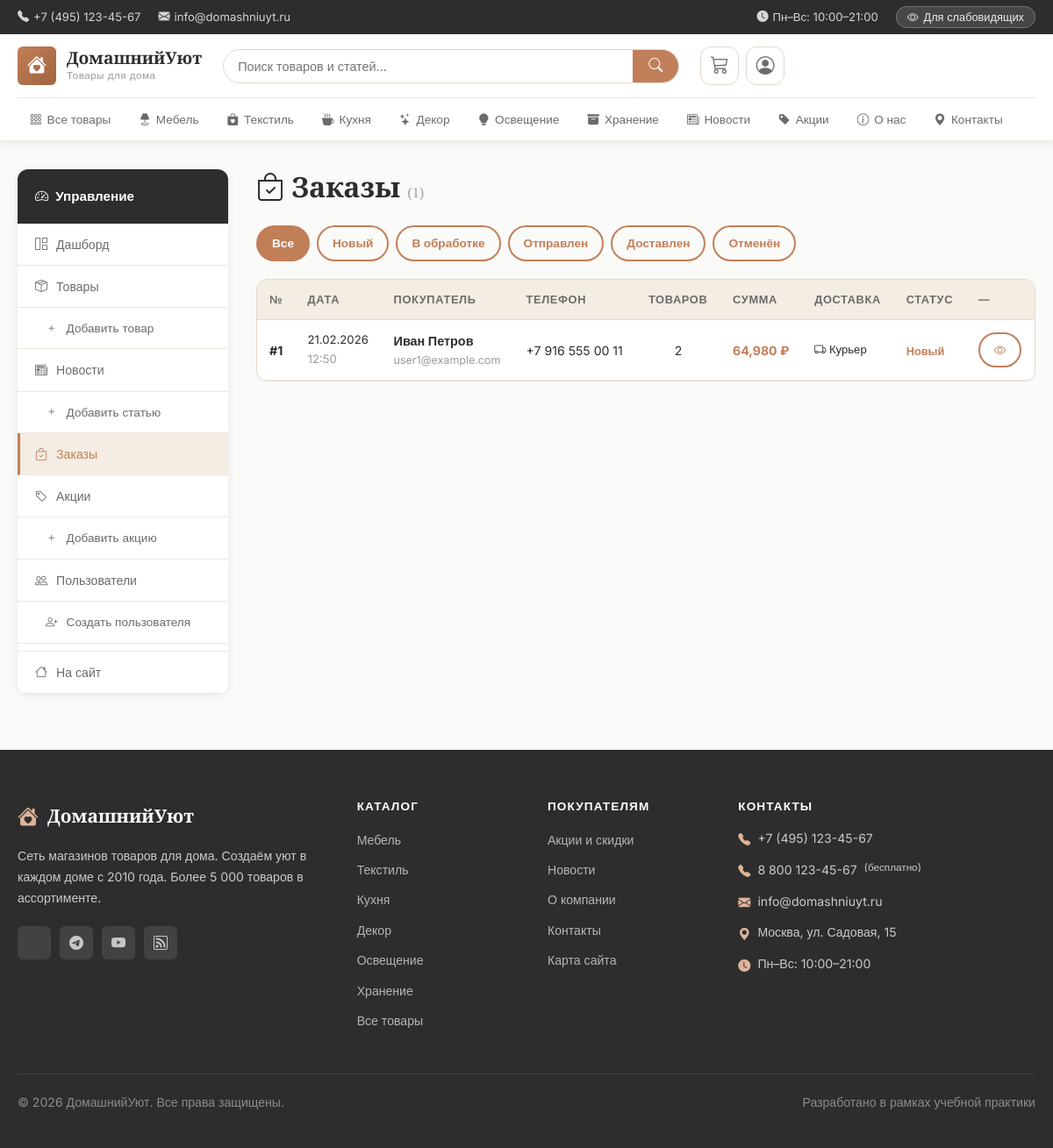
Page /admin/orders (signed in) on the committed database.
### app.py (models this page shows, shortened)
class Category(db.Model):
    __tablename__ = 'categories'
    id          = db.Column(db.Integer, primary_key=True)
    name        = db.Column(db.String(100), nullable=False)
    slug        = db.Column(db.String(100), unique=True, nullable=False)
    description = db.Column(db.Text)
    icon        = db.Column(db.String(50), default='bi-box')
    order       = db.Column(db.Integer, default=0)
    products = db.relationship('Product', backref='category', lazy=True)

class Order(db.Model):
    __tablename__ = 'orders'
    STATUS_NEW        = 'new'
    STATUS_PROCESSING = 'processing'
    STATUS_SHIPPED    = 'shipped'
    STATUS_DELIVERED  = 'delivered'
    STATUS_CANCELLED  = 'cancelled'
    STATUS_LABELS = {
        'new':        'Новый',
        'processing': 'В обработке',
        'shipped':    'Отправлен',
        'delivered':  'Доставлен',
        'cancelled':  'Отменён',
    }
    id             = db.Column(db.Integer, primary_key=True)
    user_id        = db.Column(db.Integer, db.ForeignKey('users.id'), nullable=True)
    full_name      = db.Column(db.String(200), nullable=False)
    phone          = db.Column(db.String(30),  nullable=False)
    email          = db.Column(db.String(200), nullable=False)
    delivery_type  = db.Column(db.String(20), default='courier')   # courier / pickup
    address        = db.Column(db.String(400))                      # для курьера
    payment_type   = db.Column(db.String(20), default='cash')      # cash / card / online
    comment        = db.Column(db.Text)
    total          = db.Column(db.Float, nullable=False, default=0)
    promo_code     = db.Column(db.String(50))
    status         = db.Column(db.String(20), default='new', nullable=False)
    created_at     = db.Column(db.DateTime, default=datetime.utcnow)
    items    = db.relationship('OrderItem', backref='order', lazy=True,
                               cascade='all, delete-orphan')
    customer = db.relationship('User', backref='orders', lazy=True)
    @property
    def status_label(self):
        return self.STATUS_LABELS.get(self.status, self.status)
    @property
    def items_count(self):
        return sum(i.qty for i in self.items)

class OrderItem(db.Model):
    __tablename__ = 'order_items'
    id           = db.Column(db.Integer, primary_key=True)
    order_id     = db.Column(db.Integer, db.ForeignKey('orders.id'), nullable=False)
    product_id   = db.Column(db.Integer, db.ForeignKey('products.id'), nullable=True)
    product_name = db.Column(db.String(200), nullable=False)   # копия на момент заказа
    price        = db.Column(db.Float, nullable=False)
    qty          = db.Column(db.Integer, nullable=False, default=1)
    product = db.relationship('Product', lazy=True)

### app.py (the view)
@app.route('/admin/orders')
@login_required
@manager_required
def admin_orders():
    status_filter = request.args.get('status', '')
    page          = request.args.get('page', 1, type=int)
    query = Order.query
    if status_filter:
        query = query.filter_by(status=status_filter)
    orders = query.order_by(Order.created_at.desc()).paginate(page=page, per_page=20, error_out=False)
    return render_template('admin_orders.html',
                           orders=orders,
                           status_filter=status_filter,
                           statuses=Order.STATUS_LABELS)

### app.py (called while the page is built)
@login_manager.user_loader
def load_user(user_id):
    return User.query.get(int(user_id))

def manager_required(f):
    @wraps(f)
    def decorated(*args, **kwargs):
        if not current_user.is_authenticated or not current_user.is_manager():
            abort(403)
        return f(*args, **kwargs)
    return decorated

@app.context_processor
def inject_globals():
    cats = Category.query.order_by(Category.order).all()
    cart = session.get('cart', {})
    cart_count = sum(cart.values()) if cart else 0
    return {
        'categories': cats,
        'cart_count': cart_count,
        'current_year': datetime.utcnow().year,
        'site_name': 'ДомашнийУют',
    }

    def is_admin(self) -> bool:
        return self.role == 'admin'

    def is_manager(self) -> bool:
        return self.role in ('admin', 'manager')

### templates/admin_orders.html (shortened to what this page needs)
{% extends 'base.html' %}
{% block content %}
<div class="container" style="padding-top:32px;padding-bottom:64px;">
  <div class="admin-layout">
    {% include '_admin_sidebar.html' %}
    <div>
      <div style="display:flex;align-items:center;justify-content:space-between;margin-bottom:24px;flex-wrap:wrap;gap:12px;">
        <h1 style="margin:0;">
          <i class="bi bi-bag-check" aria-hidden="true"></i> Заказы
          <span style="font-size:1rem;color:var(--text-muted);font-weight:400;">({{ orders.total }})</span>
        </h1>
      </div>
      <div style="display:flex;gap:8px;flex-wrap:wrap;margin-bottom:20px;">
        <a href="{{ url_for('admin_orders') }}"
           class="btn btn-sm {% if not status_filter %}btn-primary{% else %}btn-outline{% endif %}">
          Все
        </a>
        {% for key, label in statuses.items() %}
        <a href="{{ url_for('admin_orders', status=key) }}"
           class="btn btn-sm {% if status_filter == key %}btn-primary{% else %}btn-outline{% endif %}">
          {{ label }}
        </a>
        {% endfor %}
      </div>
      <div style="background:var(--bg-surface);border:1px solid var(--border);border-radius:var(--r-md);overflow:hidden;">
        <div style="overflow-x:auto;">
          <table class="data-table" aria-label="Список заказов">
            <thead>
              <tr>
                <th scope="col">№</th>
                <th scope="col">Дата</th>
                <th scope="col">Покупатель</th>
                <th scope="col">Телефон</th>
                <th scope="col">Товаров</th>
                <th scope="col">Сумма</th>
                <th scope="col">Доставка</th>
                <th scope="col">Статус</th>
                <th scope="col">—</th>
              </tr>
            </thead>
            <tbody>
              {% for order in orders.items %}
              <tr>
                <td style="font-weight:700;">#{{ order.id }}</td>
                <td style="font-size:.82rem;white-space:nowrap;">
                  {{ order.created_at.strftime('%d.%m.%Y') }}<br>
                  <span style="color:var(--text-muted);">{{ order.created_at.strftime('%H:%M') }}</span>
                </td>
                <td>
                  <div style="font-weight:600;font-size:.9rem;">{{ order.full_name }}</div>
                  <div style="font-size:.78rem;color:var(--text-muted);">{{ order.email }}</div>
                </td>
                <td style="font-size:.88rem;white-space:nowrap;">{{ order.phone }}</td>
                <td style="text-align:center;">{{ order.items_count }}</td>
                <td style="font-weight:700;white-space:nowrap;color:var(--primary);">
                  {{ '{:,.0f}'.format(order.total) }} ₽
                </td>
                <td style="font-size:.82rem;">
                  {% if order.delivery_type == 'pickup' %}
                  <i class="bi bi-shop" aria-hidden="true"></i> Самовывоз
                  {% else %}
                  <i class="bi bi-truck" aria-hidden="true"></i> Курьер
                  {% endif %}
                </td>
                <td>
                  {% set status_colors = {'new':'var(--primary)','processing':'#1976D2','shipped':'#E65100','delivered':'var(--success)','cancelled':'var(--danger)'} %}
                  <span style="font-size:.8rem;font-weight:600;color:{{ status_colors.get(order.status,'var(--text-muted)') }};">
                    {{ order.status_label }}
                  </span>
                </td>
                <td>
                  <a href="{{ url_for('admin_order_detail', order_id=order.id) }}"
                     class="btn btn-outline btn-sm"
                     aria-label="Открыть заказ №{{ order.id }}">
                    <i class="bi bi-eye" aria-hidden="true"></i>
                  </a>
                </td>
              </tr>
              {% else %}
              <tr>
                <td colspan="9" style="text-align:center;padding:32px;color:var(--text-muted);">
                  {% if status_filter %}Заказов с таким статусом нет{% else %}Заказов пока нет{% endif %}
                </td>
              </tr>
              {% endfor %}
            </tbody>
          </table>
        </div>
      </div>
    </div>
  </div>
</div>
{% endblock %}

### templates/base.html (shortened to what this page needs)
<!DOCTYPE html>
<html lang="ru">
<head>
  <link rel="stylesheet" href="https://cdn.jsdelivr.net/npm/bootstrap-icons@1.11.3/font/bootstrap-icons.css">
  <link rel="stylesheet" href="{{ url_for('static', filename='css/main.css') }}?v=3" id="main-css">
  <link rel="stylesheet" href="{{ url_for('static', filename='css/accessibility.css') }}?v=3" id="access-css" disabled>
</head>
<body class="standard-theme">
<header class="site-header" role="banner">
  <div class="header-top">
    <div class="container">
      <div class="header-top-inner">
        <div class="header-contacts">
          <a href="tel:+74951234567" aria-label="Позвонить">
            <i class="bi bi-telephone-fill" aria-hidden="true"></i> +7 (495) 123-45-67
          </a>
          <a href="mailto:info@domashniuyt.ru" aria-label="Написать письмо">
            <i class="bi bi-envelope-fill" aria-hidden="true"></i> info@domashniuyt.ru
          </a>
        </div>
        <div class="header-top-links">
          <span class="work-hours">
            <i class="bi bi-clock-fill" aria-hidden="true"></i> Пн–Вс: 10:00–21:00
          </span>
          <button class="theme-toggle" id="themeToggle" onclick="toggleTheme()"
                  aria-label="Переключить тему для слабовидящих" type="button">
            <i class="bi bi-eye" aria-hidden="true"></i>
            <span class="toggle-text">Для слабовидящих</span>
          </button>
        </div>
      </div>
    </div>
  </div>
  <nav class="main-nav" role="navigation" aria-label="Основное меню">
    <div class="container">
      <div class="nav-inner">
        <a href="{{ url_for('index') }}" class="logo" aria-label="ДомашнийУют — главная страница">
          <div class="logo-icon" aria-hidden="true">
            <i class="bi bi-house-heart-fill"></i>
          </div>
          <div class="logo-text">
            <span class="logo-name">{{ site_name }}</span>
            <span class="logo-tagline">Товары для дома</span>
          </div>
        </a>
        <div class="nav-search" role="search">
          <form action="{{ url_for('search') }}" method="GET" class="search-form"
                aria-label="Поиск по сайту">
            <input type="text" name="q" id="searchInput"
                   placeholder="Поиск товаров и статей..."
                   autocomplete="off"
                   value="{{ request.args.get('q', '') }}"
                   aria-autocomplete="list"
                   aria-controls="searchSuggestions">
            <button type="submit" aria-label="Найти">
              <i class="bi bi-search" aria-hidden="true"></i>
            </button>
          </form>
        </div>
        <div class="nav-actions">
          <a href="{{ url_for('cart_view') }}" class="nav-action" aria-label="Корзина{% if cart_count %}: {{ cart_count }} товар(ов){% endif %}">
            <i class="bi bi-cart3" aria-hidden="true"></i>
          </a>
          {% if current_user.is_authenticated %}
          <div class="nav-user-menu" id="userMenuWrap">
            <button class="nav-action user-btn" type="button"
                    id="userMenuBtn"
                    aria-label="Меню пользователя {{ current_user.username }}"
                    aria-haspopup="true"
                    aria-expanded="false">
              <i class="bi bi-person-circle" aria-hidden="true"></i>
            </button>
          </div>
          {% else %}
          <a href="{{ url_for('login') }}" class="nav-action" aria-label="Войти в аккаунт">
            <i class="bi bi-person" aria-hidden="true"></i>
          </a>
          {% endif %}
        </div>
      </div>
      <div class="category-nav" id="categoryNav" role="navigation" aria-label="Категории товаров">
        <ul class="category-menu">
          <li>
            <a href="{{ url_for('catalog') }}"
               {% if request.endpoint == 'catalog' and not request.view_args.get('category_slug') %}class="active"{% endif %}>
              <i class="bi bi-grid-3x3-gap" aria-hidden="true"></i> Все товары
            </a>
          </li>
          {% for cat in categories %}
          <li>
            <a href="{{ url_for('catalog', category_slug=cat.slug) }}"
               {% if request.view_args and request.view_args.get('category_slug') == cat.slug %}class="active"{% endif %}>
              <i class="bi {{ cat.icon }}" aria-hidden="true"></i> {{ cat.name }}
            </a>
          </li>
          {% endfor %}
          <li>
            <a href="{{ url_for('news') }}"
               {% if request.endpoint in ('news','news_detail') %}class="active"{% endif %}>
              <i class="bi bi-newspaper" aria-hidden="true"></i> Новости
            </a>
          </li>
          <li>
            <a href="{{ url_for('promotions') }}"
               {% if request.endpoint == 'promotions' %}class="active"{% endif %}>
              <i class="bi bi-tag-fill" aria-hidden="true"></i> Акции
            </a>
          </li>
          <li>
            <a href="{{ url_for('about') }}"
               {% if request.endpoint == 'about' %}class="active"{% endif %}>
              <i class="bi bi-info-circle" aria-hidden="true"></i> О нас
            </a>
          </li>
          <li>
            <a href="{{ url_for('contacts') }}"
               {% if request.endpoint == 'contacts' %}class="active"{% endif %}>
              <i class="bi bi-geo-alt-fill" aria-hidden="true"></i> Контакты
            </a>
          </li>
        </ul>
      </div>
    </div>
  </nav>
</header>
<main class="main-content" id="main-content" role="main">
  {% block content %}{% endblock %}
</main>
<footer class="site-footer" role="contentinfo">
  <div class="container">
    <div class="footer-grid">
      <div class="footer-col">
        <div class="footer-logo">
          <i class="bi bi-house-heart-fill" aria-hidden="true"></i>
          <span>{{ site_name }}</span>
        </div>
        <p>Сеть магазинов товаров для дома. Создаём уют в каждом доме с 2010 года. Более 5 000 товаров в ассортименте.</p>
        <div class="social-links" aria-label="Социальные сети">
          <a href="#" aria-label="ВКонтакте"></a>
          <a href="#" aria-label="Telegram"><i class="bi bi-telegram" aria-hidden="true"></i></a>
          <a href="#" aria-label="YouTube"><i class="bi bi-youtube" aria-hidden="true"></i></a>
          <a href="#" aria-label="Дзен"><i class="bi bi-rss" aria-hidden="true"></i></a>
        </div>
      </div>
      <div class="footer-col">
        <h4>Каталог</h4>
        <ul>
          {% for cat in categories %}
          <li><a href="{{ url_for('catalog', category_slug=cat.slug) }}">{{ cat.name }}</a></li>
          {% endfor %}
          <li><a href="{{ url_for('catalog') }}">Все товары</a></li>
        </ul>
      </div>
      <div class="footer-col">
        <h4>Покупателям</h4>
        <ul>
          <li><a href="{{ url_for('promotions') }}">Акции и скидки</a></li>
          <li><a href="{{ url_for('news') }}">Новости</a></li>
          <li><a href="{{ url_for('about') }}">О компании</a></li>
          <li><a href="{{ url_for('contacts') }}">Контакты</a></li>
          <li><a href="{{ url_for('sitemap') }}">Карта сайта</a></li>
        </ul>
      </div>
      <div class="footer-col">
        <h4>Контакты</h4>
        <div class="footer-contacts">
          <p><i class="bi bi-telephone-fill" aria-hidden="true"></i>
            <a href="tel:+74951234567">+7 (495) 123-45-67</a></p>
          <p><i class="bi bi-telephone-fill" aria-hidden="true"></i>
            <a href="tel:+78001234567">8 800 123-45-67</a> <small>(бесплатно)</small></p>
          <p><i class="bi bi-envelope-fill" aria-hidden="true"></i>
            <a href="mailto:info@domashniuyt.ru">info@domashniuyt.ru</a></p>
          <p><i class="bi bi-geo-alt-fill" aria-hidden="true"></i> Москва, ул. Садовая, 15</p>
          <p><i class="bi bi-clock-fill" aria-hidden="true"></i> Пн–Вс: 10:00–21:00</p>
        </div>
      </div>
    </div>
    <div class="footer-bottom">
      <p>&copy; {{ current_year }} {{ site_name }}. Все права защищены.</p>
      <p>Разработано в рамках учебной практики</p>
    </div>
  </div>
</footer>
</body>
</html>

### rows in the picture
Category: name "Мебель"
Category: name "Текстиль"
Category: name "Кухня"
Category: name "Декор"
Category: name "Освещение"
Category: name "Хранение"
Order: id "1", created_at "21.02.2026", created_at "12:50", full_name "Иван Петров", email "user1@example.com", phone "+7 916 555 00 11", items_count "2", total "64,980", delivery_type "Курьер", status_label "Новый"

### other values in the picture
{{ site_name }} "ДомашнийУют"
{{ orders.total }} "1"
{{ label }} "Новый" "В обработке" "Отправлен" "Доставлен" "Отменён"
